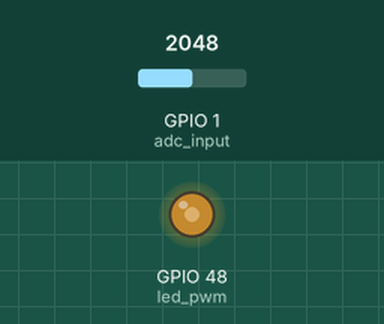
Simulated run of this program. Board: ESP32 board running MicroPython. On the bench: output pins drawn as LEDs (lit = HIGH). Inputs (shaded band) come from the test bench; at power-on: GPIO 1 (adc_input) = 2048 (analog values on the 0–4095 scale).

Above: at 1.2 s.
1.3 s: GPIO 1 (adc_input) set to 2866
At 2.3 s:
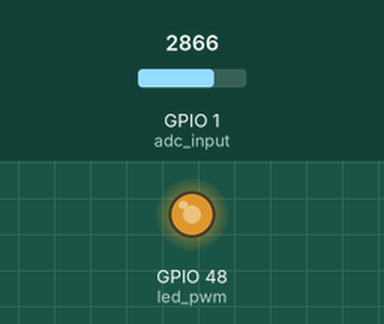
2.8 s: GPIO 1 (adc_input) set to 3603
At 3.5 s:
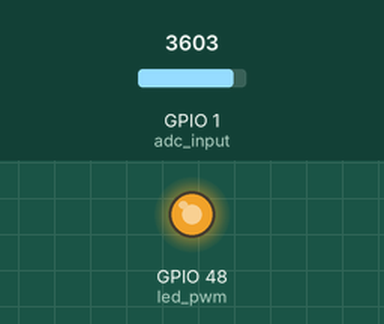
4.3 s: GPIO 1 (adc_input) set to 491
At 4.7 s:
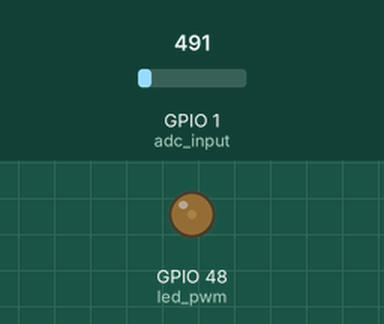
5.8 s: GPIO 1 (adc_input) set to 0
At 7.0 s:
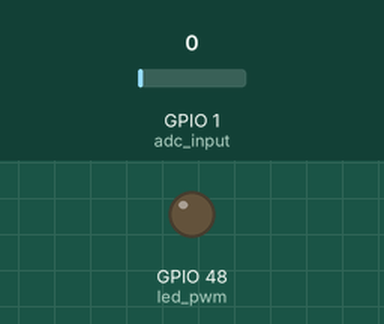
7.3 s: GPIO 1 (adc_input) set to 2047
At 8.3 s:
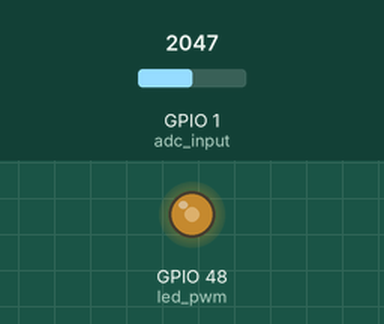
Timing chart, 0 to 9.8 s (numbered marks = the images above; inputs shaded):
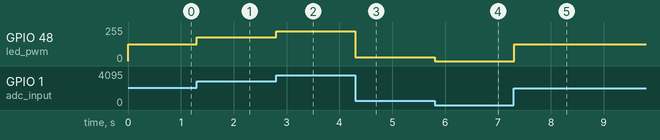

Measured:
- after the input at 1.3 s, GPIO 48 (led_pwm): 127/255 → 178/255 at once
- after the input at 2.8 s, GPIO 48 (led_pwm): 178/255 → 224/255 at once
- after the input at 4.3 s, GPIO 48 (led_pwm): 224/255 → 30/255 at once
- after the input at 5.8 s, GPIO 48 (led_pwm): 30/255 → 0/255 at once
- after the input at 7.3 s, GPIO 48 (led_pwm): 0/255 → 127/255 at once

The program:

main.py
```python
# Example using PWM to fade an LED using rotary

import time
from machine import Pin, PWM, ADC

led_pwm = PWM(Pin(48), freq=1000, duty=0) # change to 8 if using Yolo Node

adc_input = ADC(Pin(1))  # create ADC instance on GPIO1
adc_input.atten(ADC.ATTN_11DB) # ADC range max input 3.3V

while True:
  sensor_value = adc_input.read()
  pwm_value = (int) (1023*sensor_value/4095)
  led_pwm.duty(pwm_value)
  time.sleep_ms(100)
```
